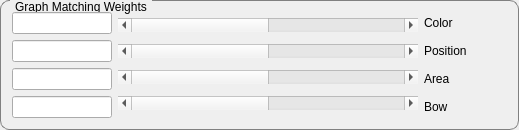
             <widget class="QGroupBox" name="groupBox_4">
              <property name="styleSheet">
               <string notr="true">QGroupBox {
    border: 1px solid gray;
    border-radius: 9px;
    margin-top: 0.5em;
}

QGroupBox::title {
    subcontrol-origin: margin;
    left: 10px;
    padding: 0 3px 0 3px;
}</string>
              </property>
              <property name="title">
               <string>Graph Matching Weights</string>
              </property>
              <layout class="QHBoxLayout" name="horizontalLayout_7">
               <item>
                <layout class="QVBoxLayout" name="verticalLayout_8">
                 <property name="sizeConstraint">
                  <enum>QLayout::SetDefaultConstraint</enum>
                 </property>
                 <item>
                  <widget class="QLineEdit" name="tb_color">
                   <property name="maximumSize">
                    <size>
                     <width>100</width>
                     <height>16777215</height>
                    </size>
                   </property>
                  </widget>
                 </item>
                 <item>
                  <widget class="QLineEdit" name="tb_pos">
                   <property name="maximumSize">
                    <size>
                     <width>100</width>
                     <height>16777215</height>
                    </size>
                   </property>
                  </widget>
                 </item>
                 <item>
                  <widget class="QLineEdit" name="tb_area">
                   <property name="maximumSize">
                    <size>
                     <width>100</width>
                     <height>16777215</height>
                    </size>
                   </property>
                  </widget>
                 </item>
                 <item>
                  <widget class="QLineEdit" name="tb_bow">
                   <property name="maximumSize">
                    <size>
                     <width>100</width>
                     <height>16777215</height>
                    </size>
                   </property>
                  </widget>
                 </item>
                </layout>
               </item>
               <item>
                <layout class="QVBoxLayout" name="verticalLayout_7">
                 <item>
                  <widget class="QScrollBar" name="scroll_color_coeff">
                   <property name="minimumSize">
                    <size>
                     <width>300</width>
                     <height>0</height>
                    </size>
                   </property>
                   <property name="maximum">
                    <number>10</number>
                   </property>
                   <property name="singleStep">
                    <number>1</number>
                   </property>
                   <property name="orientation">
                    <enum>Qt::Horizontal</enum>
                   </property>
                  </widget>
                 </item>
                 <item>
                  <widget class="QScrollBar" name="scroll_pos_coeff">
                   <property name="minimumSize">
                    <size>
                     <width>300</width>
                     <height>0</height>
                    </size>
                   </property>
                   <property name="maximum">
                    <number>10</number>
                   </property>
                   <property name="singleStep">
                    <number>1</number>
                   </property>
                   <property name="orientation">
                    <enum>Qt::Horizontal</enum>
                   </property>
                  </widget>
                 </item>
                 <item>
                  <widget class="QScrollBar" name="scroll_area_coeff">
                   <property name="minimumSize">
                    <size>
                     <width>300</width>
                     <height>0</height>
                    </size>
                   </property>
                   <property name="maximum">
                    <number>10</number>
                   </property>
                   <property name="singleStep">
                    <number>1</number>
                   </property>
                   <property name="orientation">
                    <enum>Qt::Horizontal</enum>
                   </property>
                  </widget>
                 </item>
                 <item>
                  <widget class="QScrollBar" name="scroll_bow_coeff">
                   <property name="maximum">
                    <number>10</number>
                   </property>
                   <property name="orientation">
                    <enum>Qt::Horizontal</enum>
                   </property>
                  </widget>
                 </item>
                </layout>
               </item>
               <item>
                <layout class="QVBoxLayout" name="verticalLayout_12">
                 <item>
                  <widget class="QLabel" name="label_11">
                   <property name="text">
                    <string>Color</string>
                   </property>
                  </widget>
                 </item>
                 <item>
                  <widget class="QLabel" name="label_9">
                   <property name="text">
                    <string>Position</string>
                   </property>
                  </widget>
                 </item>
                 <item>
                  <widget class="QLabel" name="label_10">
                   <property name="text">
                    <string>Area</string>
                   </property>
                  </widget>
                 </item>
                 <item>
                  <widget class="QLabel" name="label_32">
                   <property name="text">
                    <string>Bow</string>
                   </property>
                  </widget>
                 </item>
                </layout>
               </item>
               <item>
                <spacer name="horizontalSpacer_5">
                 <property name="orientation">
                  <enum>Qt::Horizontal</enum>
                 </property>
                 <property name="sizeHint" stdset="0">
                  <size>
                   <width>40</width>
                   <height>20</height>
                  </size>
                 </property>
                </spacer>
               </item>
              </layout>
             </widget>
